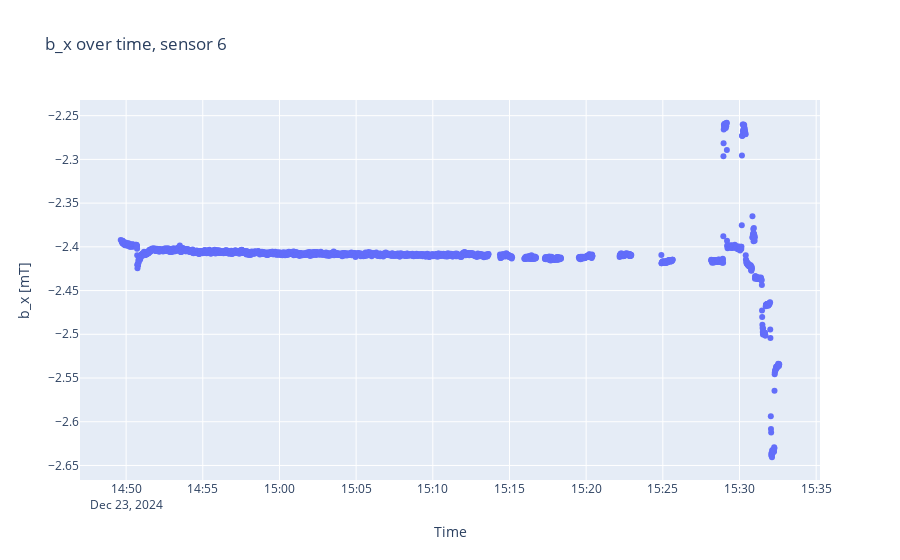
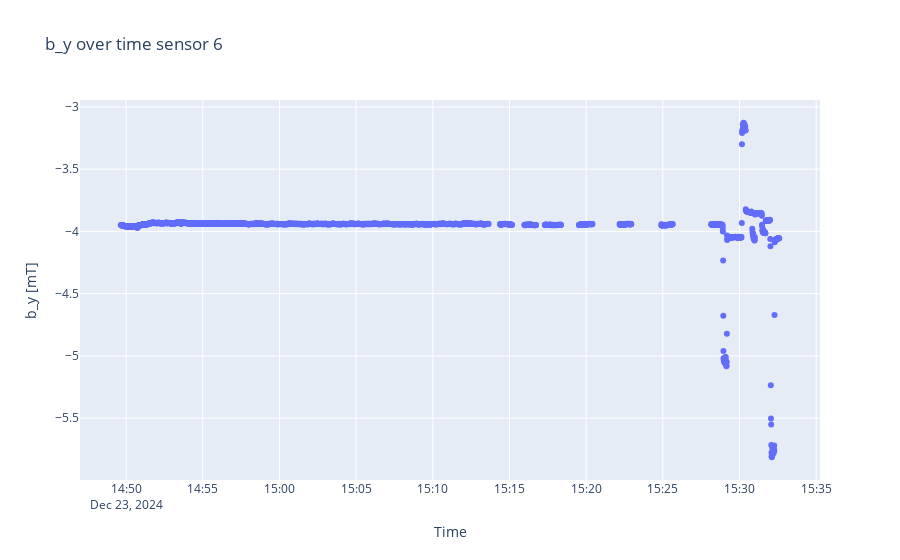
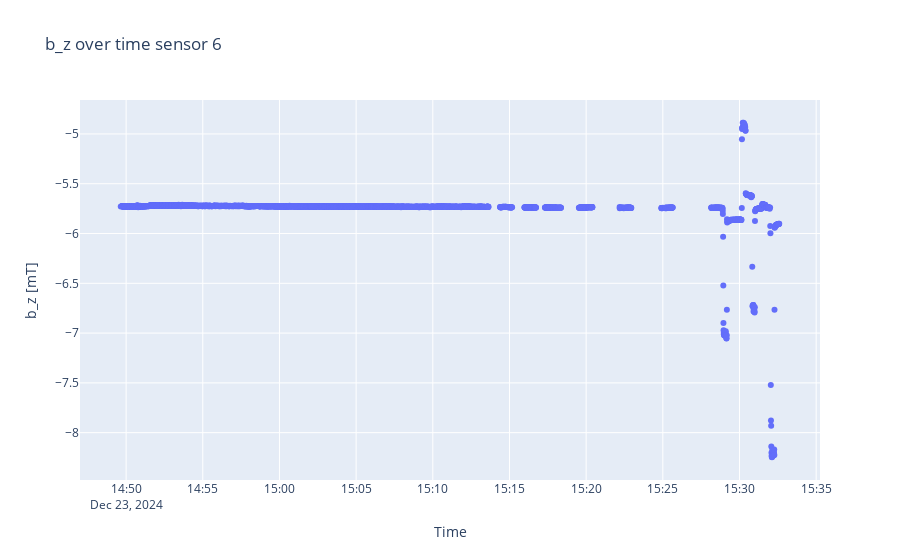

The notebook cell these images were saved under, in order:
### Code cell
sensorplots(B, timestamps, 6)

### Figure 1 — Plotly figure (JSON) as saved in the notebook; plotly's stock layout.template omitted (floating-point values rounded to 4 significant figures; data arrays with more than 128 entries replaced by an {"elided": "..."} marker saying what was removed)
{"data": [{"mode": "markers", "type": "scatter", "x": {"elided": "2970 str values"}, "y": {"elided": "2970 float values"}}], "layout": {"title": {"text": "b_x over time, sensor 6"}, "xaxis": {"title": {"text": "Time"}}, "yaxis": {"scaleanchor": "y", "title": {"text": "b_x [mT]"}}}}

### Figure 2 — Plotly figure (JSON) as saved in the notebook; plotly's stock layout.template omitted (floating-point values rounded to 4 significant figures; data arrays with more than 128 entries replaced by an {"elided": "..."} marker saying what was removed)
{"data": [{"mode": "markers", "type": "scatter", "x": {"elided": "2970 str values"}, "y": {"elided": "2970 float values"}}], "layout": {"title": {"text": "b_y over time sensor 6"}, "xaxis": {"title": {"text": "Time"}}, "yaxis": {"scaleanchor": "y", "title": {"text": "b_y [mT]"}}}}

### Figure 3 — Plotly figure (JSON) as saved in the notebook; plotly's stock layout.template omitted (floating-point values rounded to 4 significant figures; data arrays with more than 128 entries replaced by an {"elided": "..."} marker saying what was removed)
{"data": [{"mode": "markers", "type": "scatter", "x": {"elided": "2970 str values"}, "y": {"elided": "2970 float values"}}], "layout": {"title": {"text": "b_z over time sensor 6"}, "xaxis": {"title": {"text": "Time"}}, "yaxis": {"scaleanchor": "y", "title": {"text": "b_z [mT]"}}}}
